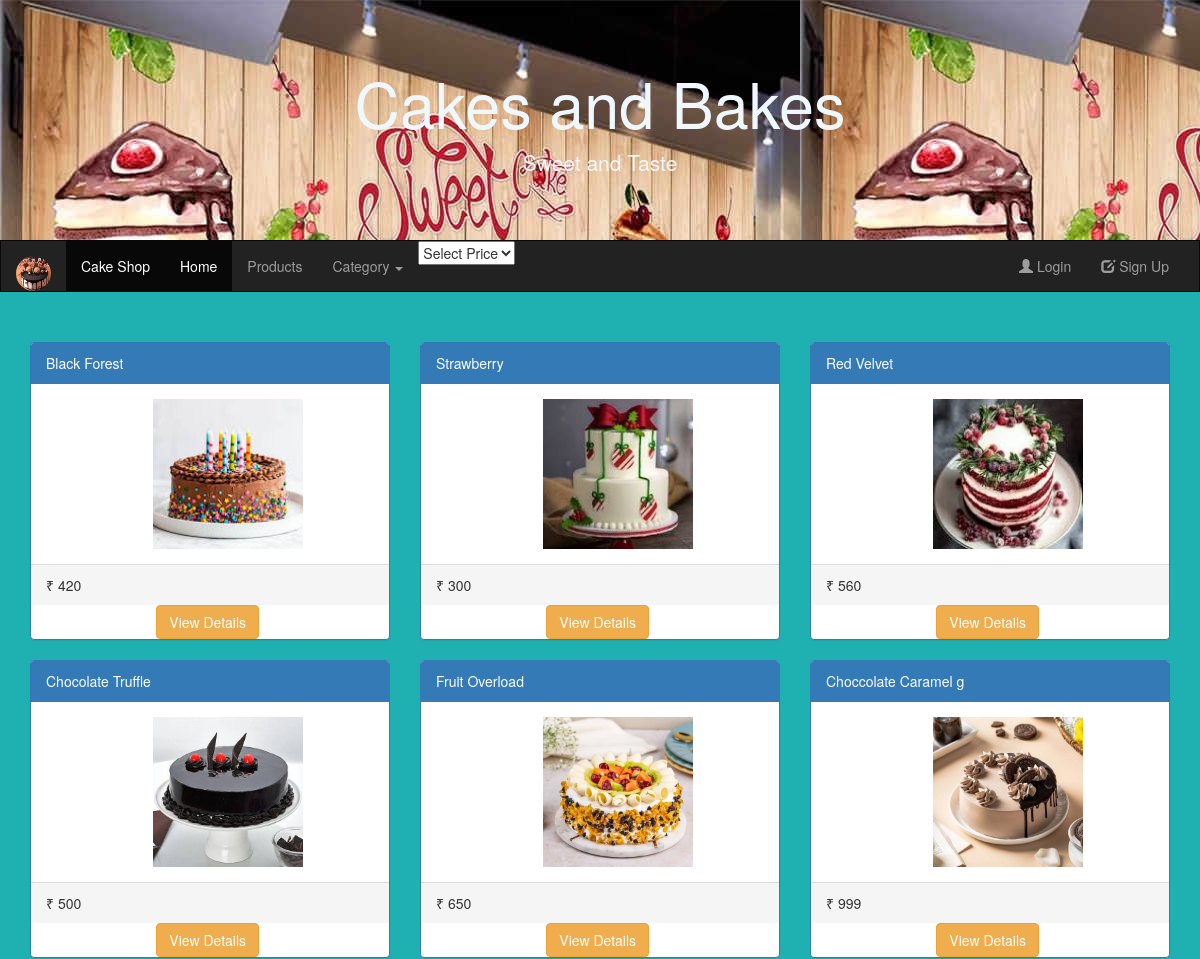
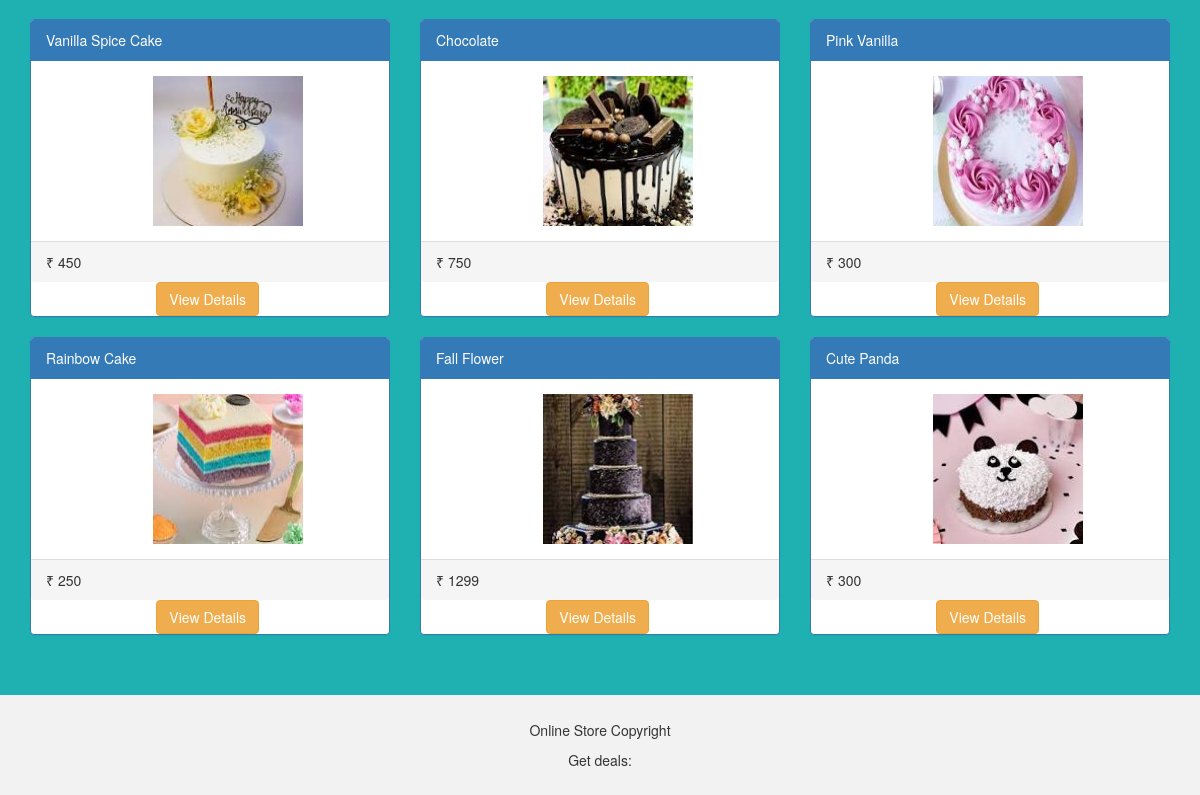
The page / on the database its author committed (2 pictures, top to bottom).
### AdminApp/models.py (models this page shows, shortened)
class Cake(models.Model):
    cake_name=models.CharField(max_length=20)
    price=models.IntegerField(null=True)
    image=models.ImageField(default="abc.jpg",upload_to="Images")
    category=models.ForeignKey(Category,on_delete=models.CASCADE)
    class Meta():
        db_table="Cake"

### UserApp/views.py (the view)
# urls.py: path("",views.home),
def home(request):
    if request.method=="GET":
        cats=Category.objects.all() # Getting categories
        cakes=Cake.objects.all() #Getting Cake objects
        return render(request,"home.html",{"cats":cats,"cakes":cakes})

### UserApp/templates/home.html (shortened to what this page needs)
{%load static%}
<!DOCTYPE html>
<html lang="en">
<head>
  <link rel="stylesheet" href="https://maxcdn.bootstrapcdn.com/bootstrap/3.4.1/css/bootstrap.min.css">
</head>
<body>
<div class="jumbotron">
  <div class="container text-center">
    <h1>Cakes and Bakes</h1>
    <p>Sweet and Taste</p>
  </div>
</div>
<nav class="navbar navbar-inverse">
  <div class="container-fluid">
    <div class="navbar-header">
      <a class="navbar-brand" href="#"><img class="img img-circle" src="{%static 'Images/logo.jpg'%}" style="width: 35px; height: 35px;" alt=""></a>
    </div>
    <div class="collapse navbar-collapse" id="myNavbar">
      <ul class="nav navbar-nav">
        {%if "uname" in request.session%}
        <li class="active"><a href="#">Welcome {{request.session.uname}}</a></li>
        {%else%}
        <li class="active"><a href="/">Cake Shop</a></li>
        {%endif%}
        <li class="active"><a href="/">Home</a></li>
        <li><a href="#">Products</a></li>
         <li class="dropdown">
                <a class="dropdown-toggle" data-toggle="dropdown" href="#">Category
                <span class="caret"></span></a>
         <li class="dropdown">
                <form method="get" action="FilterPrice">
                <select name="price_range" onchange="this.form.submit()">
                  <option value="">Select Price</option>
                </select>
              </form>
                </ul>
      <ul class="nav navbar-nav navbar-right">
    {% if "uname" in request.session %}
        <li class="dropdown">
            <a href="#" class="dropdown-toggle" data-toggle="dropdown">
                <span class="glyphicon glyphicon-user"></span> My Account <span class="caret"></span>
            </a>
            <ul class="dropdown-menu">
                <li><a href="/MyProfile">My Profile</a></li>
                <li><a href="/OrderHistory">Order History</a></li>
                <li class="divider"></li>
                <li><a href="/LogOut" class="text-danger">Logout</a></li>
            </ul>
        </li>
        <li>
            <a href="/MyCart">
                <span class="glyphicon glyphicon-shopping-cart"></span> My Cart
            </a>
        </li>
    {% else %}
        <li><a href="/LogIn"><span class="glyphicon glyphicon-user"></span> Login</a></li>
        <li><a href="/SignUp"><span class="glyphicon glyphicon-edit"></span> Sign Up</a></li>
    {% endif %}
</ul>
    </div>
  </div>
</nav>
<div class="container">
  {%block content%}
  <div class="row">
    {%for cake in cakes%}
    <div class="col-sm-4">
      <div class="panel panel-primary">
        <div class="panel-heading">{{cake.cake_name}}</div>
        <div class="panel-body"><img src="{{cake.image.url}}" class="img-responsive" style="width:150px;height: 150px" alt="Image"></div>
        <div class="panel-footer">₹ {{cake.price}}</div>
        <a href="/ViewDetails/{{cake.id}}"><button class="btn btn-warning">View Details</button></a>
      </div>
    </div>
    {%endfor%}
  </div>
  {%endblock%}
</div><br><br>
<footer class="container-fluid text-center">
  <p>Online Store Copyright</p>
  <form class="form-inline">Get deals:
  </form>
</footer>
</body>
</html>

### rows shown on the page
Cake: cake_name "Black Forest", image (picture), price "420"
Cake: cake_name "Strawberry", image (picture), price "300"
Cake: cake_name "Red Velvet", image (picture), price "560"
Cake: cake_name "Chocolate Truffle", image (picture), price "500"
Cake: cake_name "Fruit Overload", image (picture), price "650"
Cake: cake_name "Choccolate Caramel g", image (picture), price "999"
Cake: cake_name "Vanilla Spice Cake", image (picture), price "450"
Cake: cake_name "Chocolate", image (picture), price "750"
Cake: cake_name "Pink Vanilla", image (picture), price "300"
Cake: cake_name "Rainbow Cake", image (picture), price "250"
Cake: cake_name "Fall Flower", image (picture), price "1299"
Cake: cake_name "Cute Panda", image (picture), price "300"
